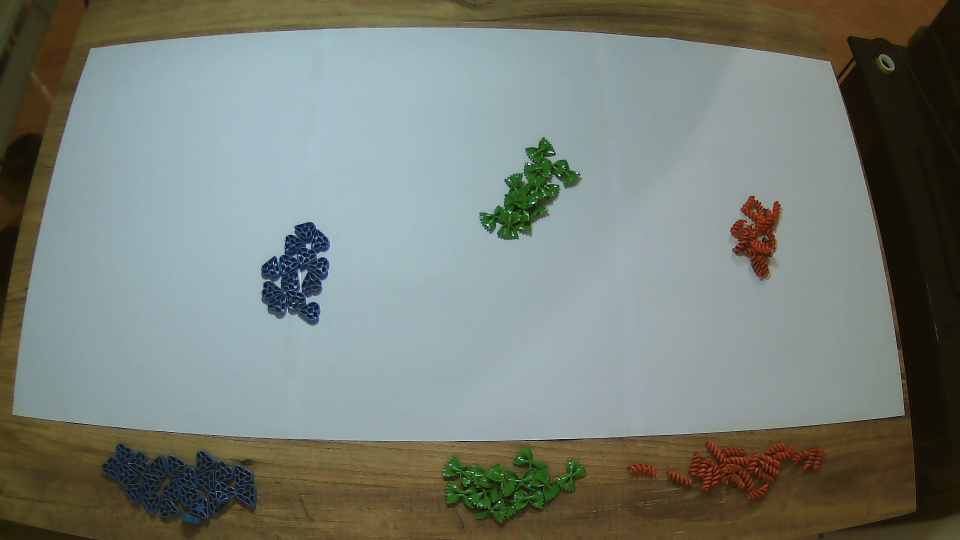
#> input picture t9.jpg, 1920 x 1080 px (shown at 1/2 size)
$ python pks.py
#> lines starting #> are read from the running program, lines starting #| are printed output that depends on the picture
import skimage
import plotly.express as px
import numpy as np
import skimage

im = skimage.io.imread("t9.jpg")
#> im is the input picture: shape (1080, 1920, 3); mean R, G, B 119.6, 126.6, 118.9
cropped = im[150:850,200:1600]
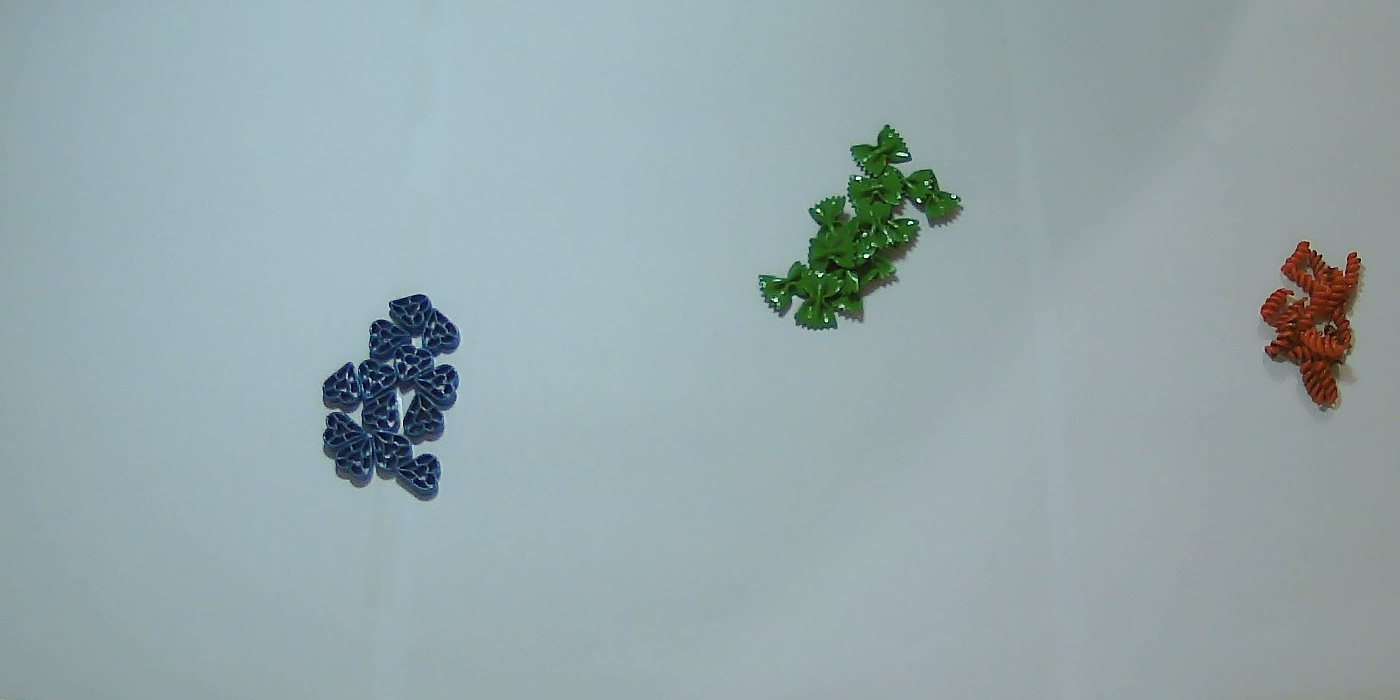
#> cropped: shape (700, 1400, 3); mean R, G, B 149.7, 167.5, 171
fig = px.imshow(cropped)
fig.show()

$ run again, with t1.jpg copied over t9.jpg
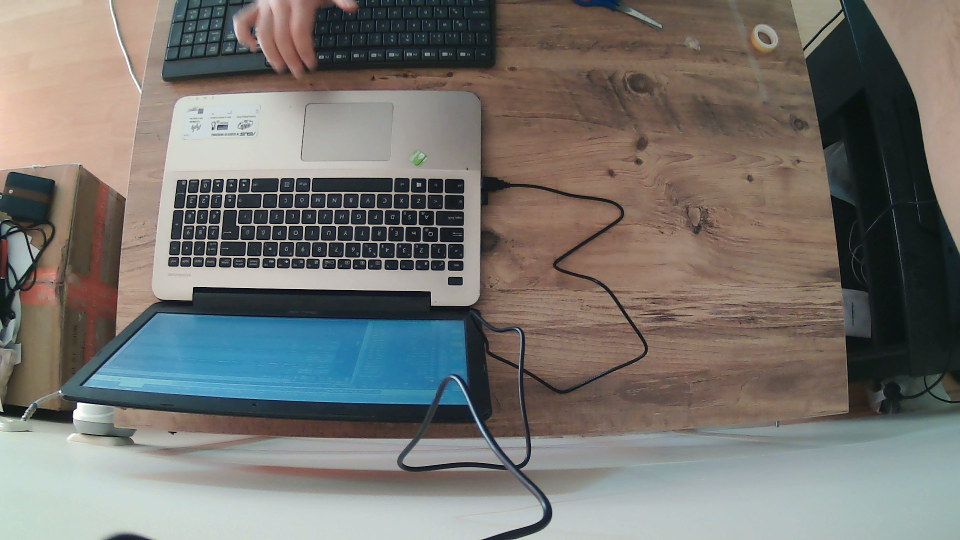
#> input picture t1.jpg, 1920 x 1080 px (shown at 1/2 size)
#> im is the input picture: shape (1080, 1920, 3); mean R, G, B 118.4, 116.4, 111.9
#> `cropped = im[150:850,200:1600]`:
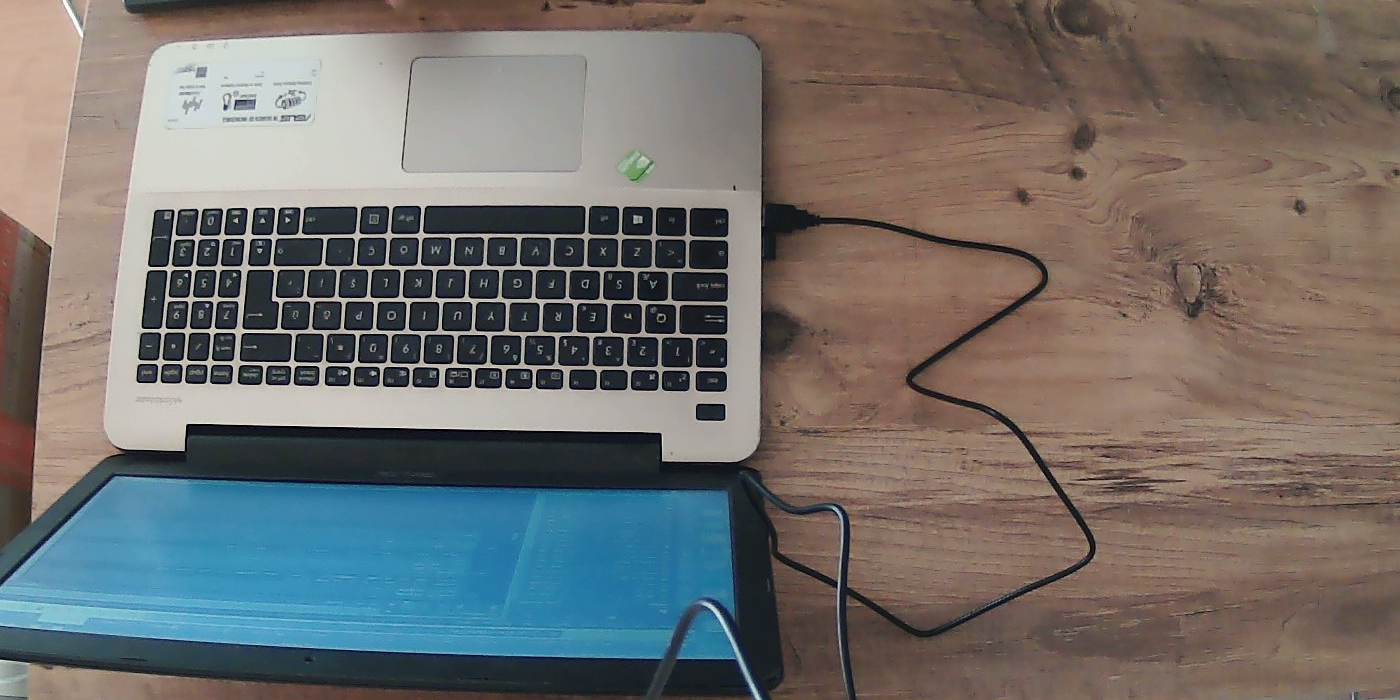
#> cropped: shape (700, 1400, 3); mean R, G, B 113.3, 110.7, 107.8

$ run again, with t2.jpg copied over t9.jpg
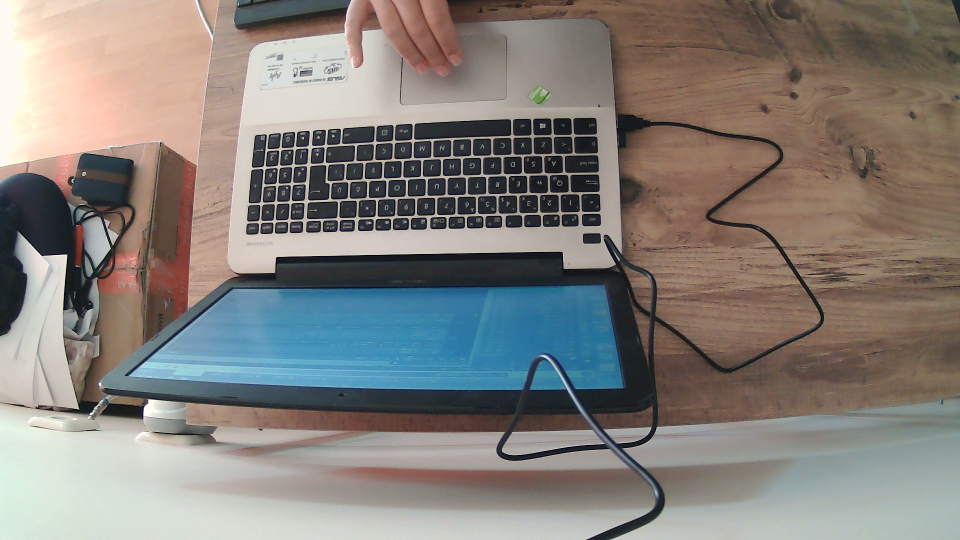
#> input picture t2.jpg, 1920 x 1080 px (shown at 1/2 size)
#> im is the input picture: shape (1080, 1920, 3); mean R, G, B 132.7, 127.7, 122.6
#> `cropped = im[150:850,200:1600]`:
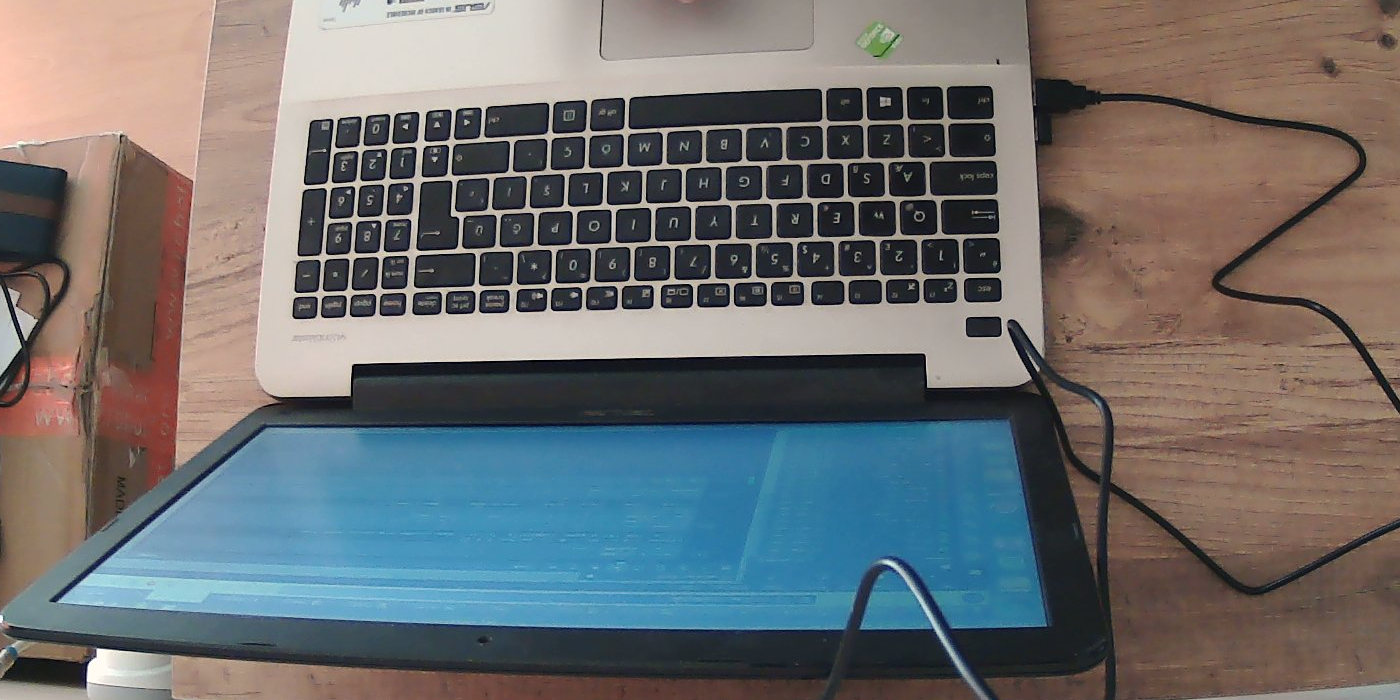
#> cropped: shape (700, 1400, 3); mean R, G, B 110.1, 110.6, 111

$ run again, with t3.jpg copied over t9.jpg
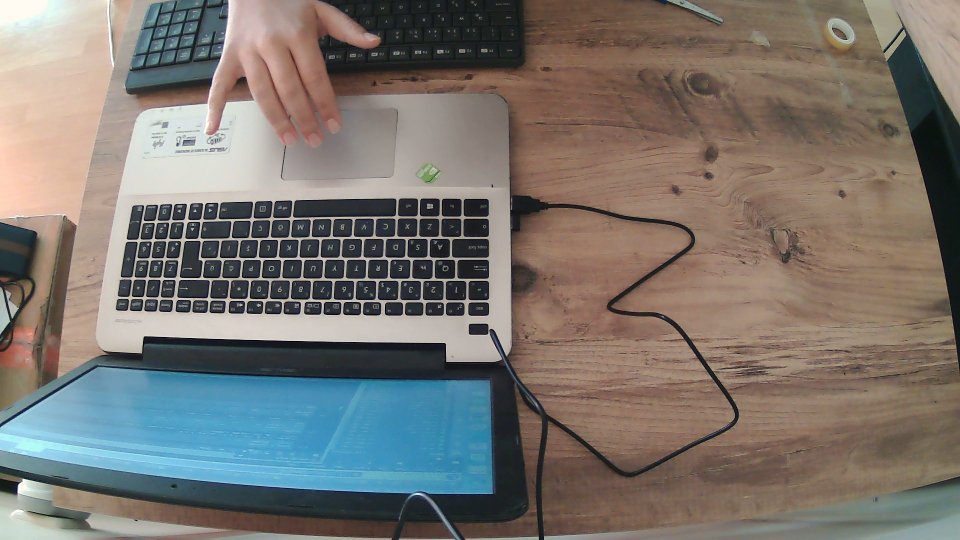
#> input picture t3.jpg, 1920 x 1080 px (shown at 1/2 size)
#> im is the input picture: shape (1080, 1920, 3); mean R, G, B 122, 116.8, 110.8
#> `cropped = im[150:850,200:1600]`:
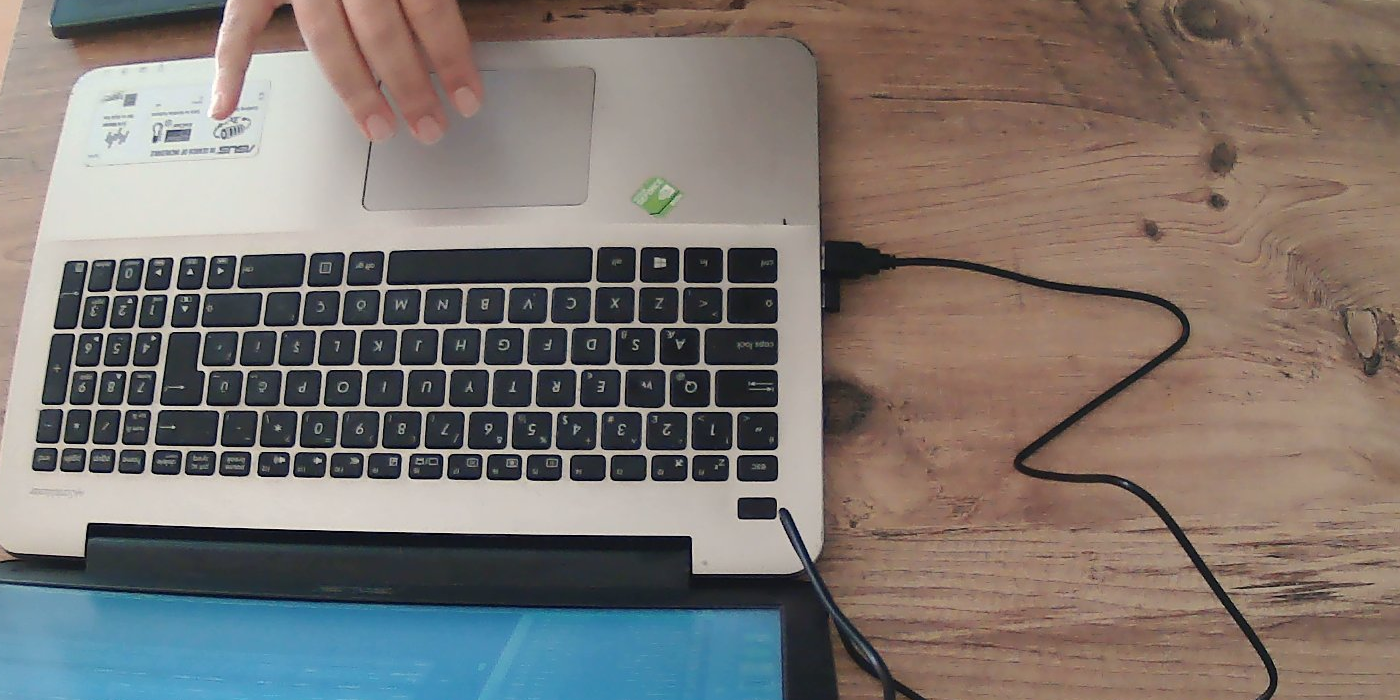
#> cropped: shape (700, 1400, 3); mean R, G, B 125, 117.2, 112.2
